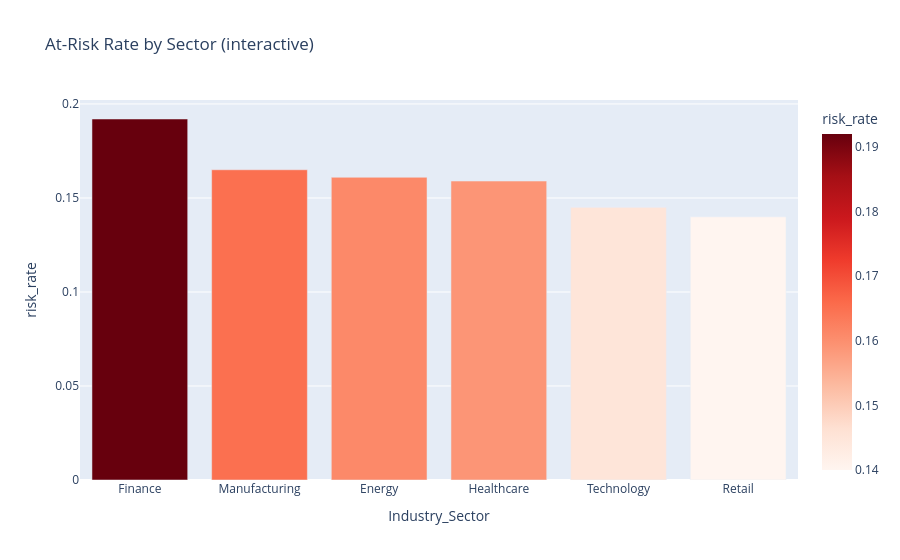

Notebook cell for this chart:
### Code cell
fig = px.bar(
    risk_by_sector.reset_index(),
    x=SECTOR, y="risk_rate", color="risk_rate",
    hover_data=["at_risk", "n"],
    color_continuous_scale="Reds",
    title="At-Risk Rate by Sector (interactive)",
)
fig.show()

### Figure 1 — Plotly figure (JSON) as saved in the notebook; plotly's stock layout.template omitted (floating-point values rounded to 4 significant figures)
{"data": [{"customdata": [[123, 641], [99, 601], [92, 571], [94, 592], [86, 593], [81, 577]], "hovertemplate": "Industry_Sector=%{x}<br>risk_rate=%{marker.color}<br>at_risk=%{customdata[0]}<br>n=%{customdata[1]}<extra></extra>", "legendgroup": "", "marker": {"color": [0.192, 0.165, 0.161, 0.159, 0.145, 0.14], "coloraxis": "coloraxis", "pattern": {"shape": ""}}, "name": "", "orientation": "v", "showlegend": false, "textposition": "auto", "type": "bar", "x": ["Finance", "Manufacturing", "Energy", "Healthcare", "Technology", "Retail"], "xaxis": "x", "y": [0.192, 0.165, 0.161, 0.159, 0.145, 0.14], "yaxis": "y"}], "layout": {"barmode": "relative", "coloraxis": {"autocolorscale": false, "colorbar": {"title": {"text": "risk_rate"}}, "colorscale": [[0, "rgb(255,245,240)"], [0.125, "rgb(254,224,210)"], [0.25, "rgb(252,187,161)"], [0.375, "rgb(252,146,114)"], [0.5, "rgb(251,106,74)"], [0.625, "rgb(239,59,44)"], [0.75, "rgb(203,24,29)"], [0.875, "rgb(165,15,21)"], [1, "rgb(103,0,13)"]]}, "legend": {"tracegroupgap": 0}, "title": {"text": "At-Risk Rate by Sector (interactive)"}, "xaxis": {"anchor": "y", "domain": [0, 1], "title": {"text": "Industry_Sector"}}, "yaxis": {"anchor": "x", "domain": [0, 1], "title": {"text": "risk_rate"}}}}
